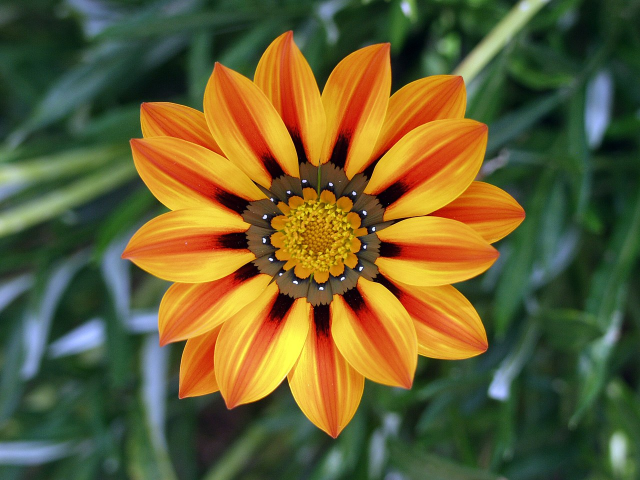
%> input picture cviko3/image.jpg, 1280 x 960 px (shown at 1/2 size)
$ octave cviko3.m   (GNU Octave 9; MATLAB toolbox functions it lacks are replaced by stand-ins)
%> lines starting %> are read from the running program, lines starting %| are printed output that depends on the picture; in (x1, y1, x2, y2) boxes, pixels count from 0 and x2, y2 are one past the last pixel; in counts of white or black regions, pixels touching at a corner belong together; the program's own positions count from 1
%% Cviko 3

v = randi(100,9,1)
J = [1/3 1/3 1/3];
a= conv(v,J);

%%
M = [10 20 30; 40 50 60; 70 80 90;]
J = [1/4 1/4 ; 1/4 1/4]
a= conv2(M, J, "valid");
%%

A = imread('image.jpg');
%> A is the input picture: size 960x1280x3 uint8; mean R, G, B 102.7, 94.9, 50.7
A = rgb2gray(A);
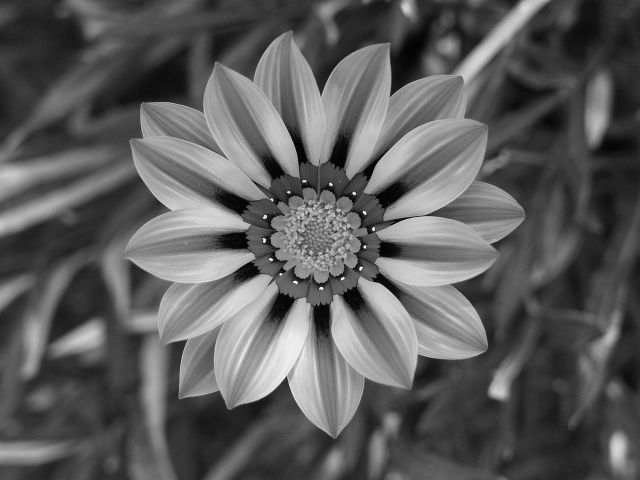
%> A: size 960x1280 uint8 (shown at 1/2 size); min 0, max 254, mean 92.2

A(700:750,500:550) = 0;
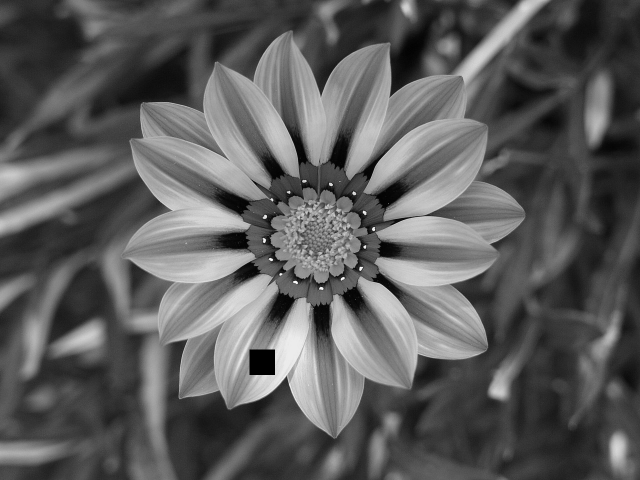
%> A: size 960x1280 uint8 (shown at 1/2 size); 0.21% of pixels changed, all inside (x1, y1, x2, y2) = (499, 699, 550, 750)

J = [1/4 1/4; 1/4 1/4]

A= conv2(A,J, "valid");
%> A: size 959x1279 double

imshow(A);
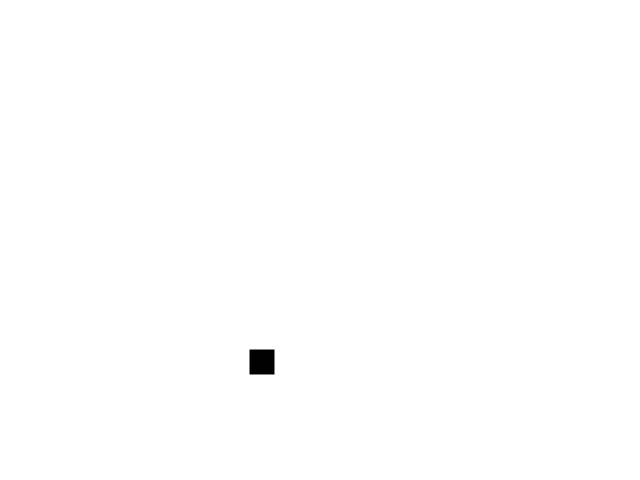
%> displayed picture: size 959x1279, on the screen's scale of 0 to 255 (shown at 1/2 size); 99.8% white; 1 black region, box (x1, y1, x2, y2) and area: (499, 699, 549, 749) 2500
%%

A = imread('image.jpg');
A = rgb2gray(A);
Anoise =imnoise(A,'gaussian');

AGaus = imgaussfilt(Anoise,2);

AW = wiener2(Anoise,[5 5]);
AW = imgaussfilt(AW,2);

subplot(2,2,1), imshow(A); title('Original Image');
subplot(2,2,2), imshow(Anoise); title('Noise Image');
subplot(2,2,3), imshow(AGaus); title('Gauss Image');
subplot(2,2,4), imshow(AW); title('Wiener Image');

%%

A = imread('image.jpg');
A = rgb2gray(A);


A= conv2(A,J, "valid");

imshow(A);

$ run again, with cviko3/kytka256.jpg copied over cviko3/image.jpg
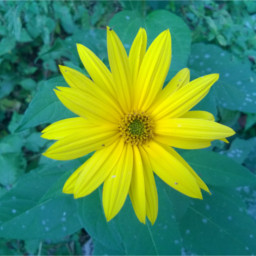
%> input picture cviko3/kytka256.jpg, 256 x 256 px
%> A is the input picture: size 256x256x3 uint8; mean R, G, B 83.4, 144.8, 79.2
%> `imshow(A);`:
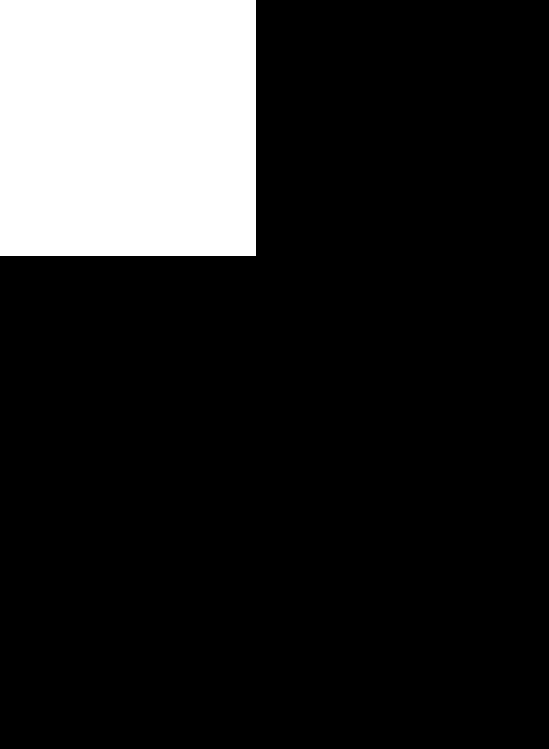
%> displayed picture: size 749x549, on the screen's scale of 0 to 255; 15.9% white; 1 white region, box (x1, y1, x2, y2) and area: (0, 0, 256, 256) 65536
%> `AW = wiener2(Anoise,[5 5]);`:
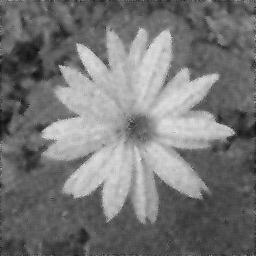
%> AW: size 256x256 uint8; min 16, max 230, mean 118.4
